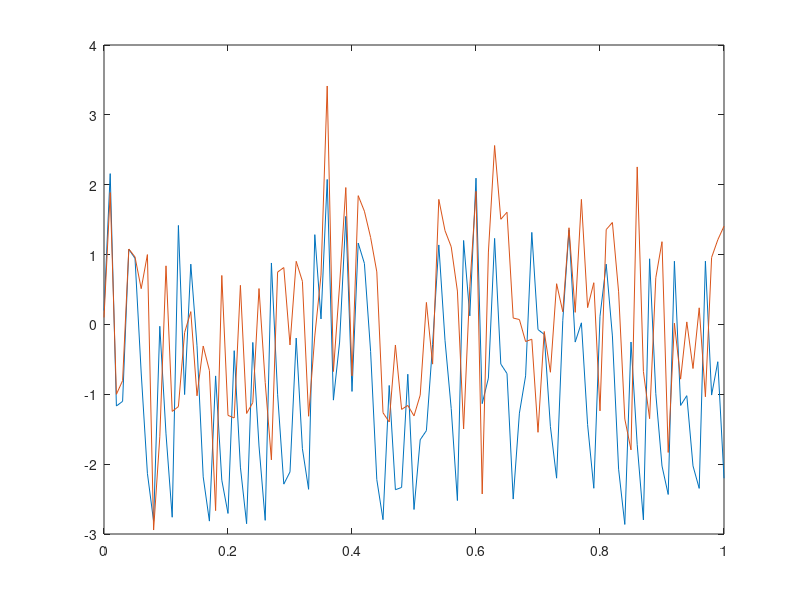

MATLAB code for this plot:
%UKF算法
%命名 plus->+; minus->-; hat->^;
clear
clc

dt = 0.01;
t = 0:dt:1;
L = length(t); 

x = zeros(2,L);
z = zeros(2,L);
x(1,1) = 0.2;
x(2,1) = 0.2;

for i = 2:L
    x(1,i) = sin(x(1,i-1))+2*cos(x(2,i-1));%真实数据
    x(2,i) = 3*cos(x(1,i-1))+sin(x(2,i-1));
    z(1,i) = x(1,i)+x(2,i)+normrnd(0,1);%观测数据
    z(2,i) = x(1,i)+x(2,i)+normrnd(0,1);
end
%初始化
X = zeros(2,L);
X(1,1) = 0.1;
X(2,1) = 0.2;
Pplus = eye(2);
Q = 1e-2*eye(2);
R = 1*eye(2);
%设置权重
n = 2;%X的维度
w = zeros(1,2*n+1);
lamda = 1;

for i = 1:2*n+1
    w(i) = 1/(2*(n+lamda));
end
w(1) = lamda/(n+lamda);

%UKF
for i = 2:L
    xsigma = zeros(n,2*n+1);
    UL = chol(Pplus);%矩阵分解
    xsigma(:,1) = X(:,i-1);
    for j = 1:n
        xsigma(:,j+1) = xsigma(:,1)+sqrt(n+lamda)*UL(:,j);
        xsigma(:,j+1+n) = xsigma(:,1)-sqrt(n+lamda)*UL(:,j);
    end
    %预测步
    xsigmaminus = zeros(n,2*n+1);
    for j = 1:2*n+1
        xsigmaminus(1,j) = sin(xsigma(1,j))+2*cos(xsigma(2,j));
        xsigmaminus(2,j) = 3*cos(xsigma(1,j))+sin(xsigma(2,j));
    end
    %求期望方差
    xhatminus = zeros(n,1);
    Pminus = zeros(n,n);
    for j = 1:2*n+1
        xhatminus = xhatminus + w(j)*xsigmaminus(:,j);
    end
    for j = 1:2*n+1
        Pminus = Pminus+w(j)*(xsigmaminus(:,j)-xhatminus)*(xsigmaminus(:,j)-xhatminus).';
    end 
    Pminus = Pminus +Q;
    %更新步
    xsigma = zeros(n,2*n+1);
    xsigma(:,1) = xhatminus;
    UL1 = chol(Pminus);
    for j = 1:n
        xsigma(:,j+1) = xsigma(:,1)+sqrt(n+lamda)*UL1(:,j);
        xsigma(:,j+1+n) = xsigma(:,1)-sqrt(n+lamda)*UL1(:,j);
    end
    yhat = zeros(n,1);
    y = zeros(n,1);
    for j = 1:2*n+1
        y(1,j) = xsigma(1,j)+xsigma(2,j);
        y(2,j) = xsigma(1,j)+xsigma(2,j);
        yhat = yhat+w(j)*y(:,j);
    end
    Py = zeros(n,n);
    Pxy = zeros(n,n);
    for j = 1:2*n+1
        Pxy = Pxy+w(j)*(xsigma(:,j)-xhatminus)*(y(:,j)-yhat).';
        Py = Py+w(j)*(y(:,j)-yhat)*(y(:,j)-yhat).';
    end
    Py = Py+R;
    %卡尔曼增益
    K = Pxy*inv(Py);
    %观测数据
    Y = zeros(n,1);
    Y(1,1) = z(1,i);
    Y(2,1) = z(2,i);
    
    X(:,i) = xhatminus+K*(Y-yhat);
    
    Pplus = Pminus+K*Py*K.';
end

plot(t,x(1,:),t,X(1,:))